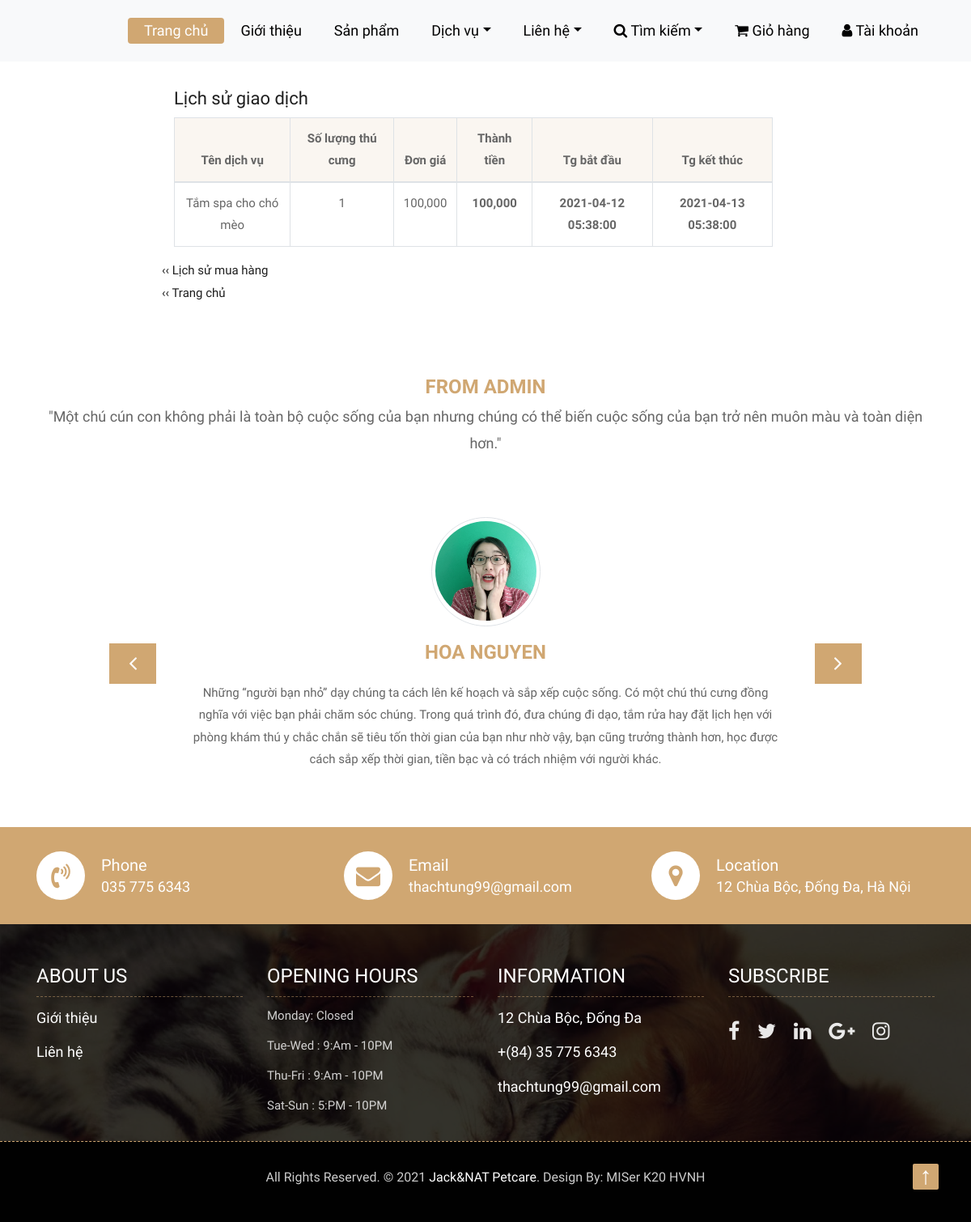
Page /chitietlichsu2.php?&id=6 (signed in) on the committed database.
### tables this page shows
CREATE TABLE `tbl_chi_tiet_don_dich_vu` (
  `id_don_dich_vu` int(11) NOT NULL,
  `id_dich_vu` int(11) NOT NULL,
  `so_luong_thu_cung` int(11) NOT NULL,
  `don_gia` int(11) NOT NULL,
  `thanh_tien` int(11) NOT NULL,
  `thoi_gian_bat_dau` timestamp NOT NULL DEFAULT current_timestamp(),
  `thoi_gian_ket_thuc` timestamp NULL DEFAULT NULL
);

CREATE TABLE `tbl_dich_vu` (
  `id_dich_vu` int(11) NOT NULL,
  `ten_dich_vu` varchar(256) NOT NULL,
  `don_gia_dv` varchar(256) NOT NULL,
  `anh_dv` varchar(256) NOT NULL,
  `mo_ta_dv` text DEFAULT NULL,
  `id_anh_dv` varchar(50) DEFAULT NULL,
  `id_danh_muc` int(11) NOT NULL,
  `ngay_them_dv` timestamp NULL DEFAULT current_timestamp(),
  `tag` int(11) DEFAULT NULL
);

### chitietlichsu2.php (the view, shortened to what this page needs)
<!DOCTYPE html>
<html lang="en">
<head>
    <link href="css/main.css" rel="stylesheet" />
    <link rel="stylesheet" href="css/bootstrap.min.css">
    <link rel="stylesheet" href="css/style.css">
	<link rel="stylesheet" href="css/style1.css">
    <link rel="stylesheet" href="css/responsive.css">
    <link rel="stylesheet" href="css/custom.css">
	<link rel="stylesheet" type="text/css" href="css/font-awesome/css/font-awesome.min.css">
	<link href="css/boxicons/css/boxicons.min.css" rel="stylesheet">
	<link rel="stylesheet" type="text/css" href="css/css3.css">
</head>
<body data-aos-easing="ease-in-out" data-aos-duration="1000" data-aos-delay="0">
    <?php
	include("public/ketnoi.php");
	include("layout/header.php");
	?>
	<div class="row" style="width: 100%;">
		<span onClick="dongform('formGioHang')" class="col-2"></span>
		<span class="col-8">
	<?php
	if (isset($_SESSION["id-user"]))
	{
		$sql="SELECT tbl1.id_don_dich_vu, tbl1.id_dich_vu, tbl1.so_luong_thu_cung, tbl1.don_gia, tbl1.thanh_tien, tbl1.thoi_gian_bat_dau, tbl1.thoi_gian_ket_thuc, tbl2.ten_dich_vu FROM tbl_chi_tiet_don_dich_vu AS tbl1, tbl_dich_vu AS tbl2 WHERE tbl1.id_dich_vu=tbl2.id_dich_vu AND tbl1.id_don_dich_vu='".$_GET["id"]."'";
		$result=$con->query($sql);
		if($result->num_rows>0)
		{
	?>
			<div class="container">
				<br><br><br><br>
 				<h2>Lịch sử giao dịch</h2>
				<div class="table-responsive">
   					<table style="text-align: center;" class="table table-bordered">
						<thead>
							<tr style="background-color: rgba(208, 167, 114,0.1)">
								<th>Tên dịch vụ</th>
								<th>Số lượng thú cưng</th>
								<th>Đơn giá</th>
								<th>Thành tiền</th>
								<th>Tg bắt đầu</th>
								<th>Tg kết thúc</th>
							</tr>
						</thead>
						<tbody>
							<tr>
			<?php
			while($row=$result->fetch_assoc())
			{
				if($row['so_luong_thu_cung']>0)
				{
			?>
								<td><?php echo $row['ten_dich_vu']?></td>
								<td><?php echo number_format($row['so_luong_thu_cung'])?></td>
								<td><?php echo number_format($row['don_gia']) ?></td>
								<td><b><?php echo number_format($row['thanh_tien'])?></b></td>
								<td><b><?php echo $row['thoi_gian_bat_dau']?></b></td>
								<td><b><?php echo $row['thoi_gian_ket_thuc']?></b></td>
							</tr>
			<?php
				}
			}
			?>
						</tbody>
					</table>
				</div>
			</div>
		<?php
		}
		else echo "<p style='margin-top: 60px;'>Lịch sử đặt dịch vụ sẽ ghi lại những giao dịch của bạn tại đây.<p>";
	}
	else echo "<p>Lịch sử đặt dịch vụ sẽ ghi lại những giao dịch của bạn tại đây.<p>";
		?>
			<a href="lichsumuahang.php">&lsaquo;&lsaquo; Lịch sử mua hàng</a><br>
			<a href="index.php">&lsaquo;&lsaquo; Trang chủ</a>
		</span>
		<span class="col-2"></span>
	</div>
	<?php
	include_once 'layout/fromAdmin.php';
    include_once 'layout/footer.php';
	?>
	<?php include_once 'layout/vedautrang.php'; ?>
</body>
</html>

### css/main.css (style rules this page uses)
html { line-height: 1.15; -ms-text-size-adjust: 100%; -webkit-text-size-adjust: 100%; }
body { margin: 0; }
a { background-color: transparent; -webkit-text-decoration-skip: objects; }
b, strong { font-weight: inherit; }
b, strong { font-weight: bolder; }
html { height: 100%; }
* { box-sizing: border-box; }

### css/style.css (style rules this page uses)
body { color: #666666; font-size: 15px; font-family: 'Athiti', sans-serif; line-height: 1.80857; }
a { color: #1f1f1f; text-decoration: none !important; outline: none !important; -webkit-transition: all .3s ease-in-out; -moz-transition: all .3s ease-in-out; -ms-transition: all .3s ease-in-out; -o-transition: all .3s ease-in-out; transition: all .3s ease-in-out; }
h1, h2, h3, h4, h5, h6 { letter-spacing: 0; font-weight: normal; position: relative; padding: 0 0 10px 0; font-weight: normal; line-height: 120% !important; color: #1f1f1f; margin: 0 }
h2 { font-size: 22px }
a { color: #1f1f1f; text-decoration: none; outline: none; }
a, .btn { text-decoration: none !important; outline: none !important; -webkit-transition: all .3s ease-in-out; -moz-transition: all .3s ease-in-out; -ms-transition: all .3s ease-in-out; -o-transition: all .3s ease-in-out; transition: all .3s ease-in-out; }

### css/css3.css (style rules this page uses)
a { cursor: pointer; }

### rows in the picture
tbl_chi_tiet_don_dich_vu: id_dich_vu.ten_dich_vu "Tắm spa cho chó mèo", so_luong_thu_cung "1", don_gia "100,000", thanh_tien "100,000", thoi_gian_bat_dau "2021-04-12 05:38:00", thoi_gian_ket_thuc "2021-04-13 05:38:00"
